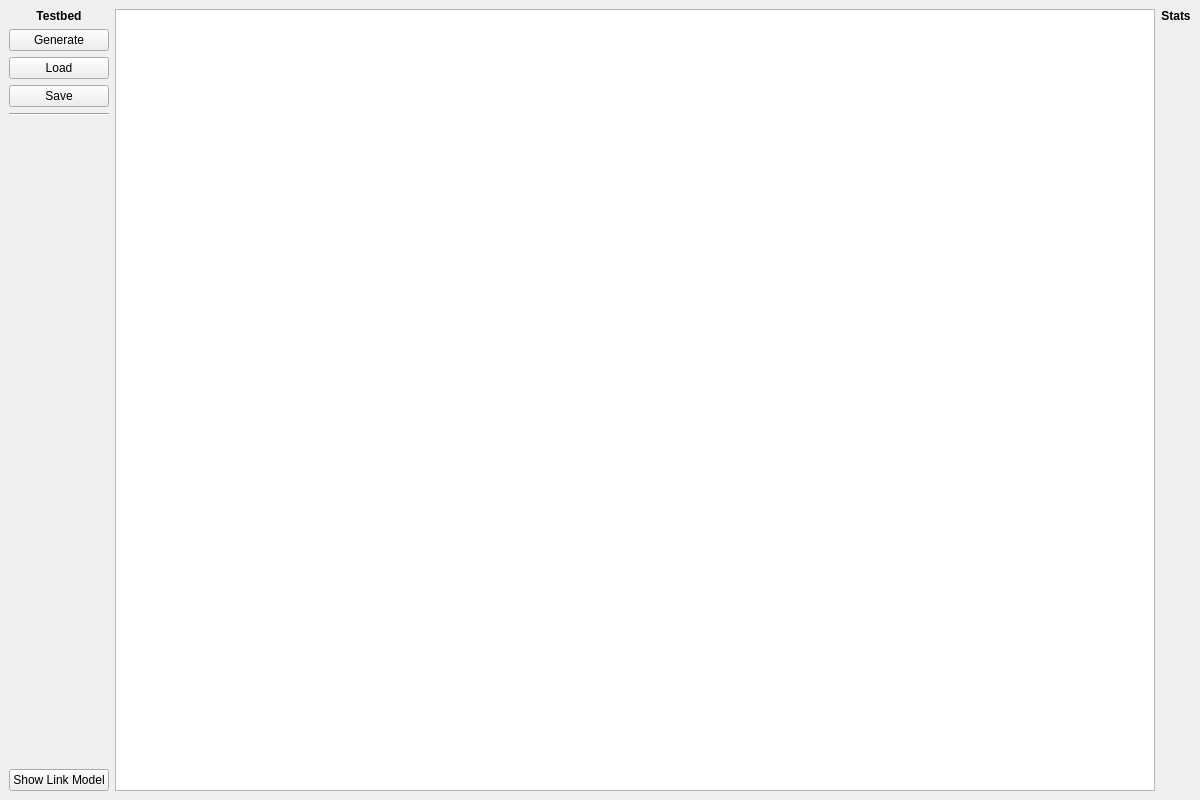
<?xml version="1.0" encoding="UTF-8"?>
<ui version="4.0">
 <class>MainWindow</class>
 <widget class="QMainWindow" name="MainWindow">
  <property name="geometry">
   <rect>
    <x>0</x>
    <y>0</y>
    <width>1200</width>
    <height>800</height>
   </rect>
  </property>
  <property name="windowTitle">
   <string>Testbed Configuration</string>
  </property>
  <widget class="QWidget" name="centralwidget">
   <layout class="QHBoxLayout" name="horizontalLayout">
    <item>
     <layout class="QVBoxLayout" name="leftMenuVLayout">
      <property name="leftMargin">
       <number>0</number>
      </property>
      <item>
       <widget class="QLabel" name="testbedLbl">
        <property name="sizePolicy">
         <sizepolicy hsizetype="Preferred" vsizetype="Preferred">
          <horstretch>0</horstretch>
          <verstretch>0</verstretch>
         </sizepolicy>
        </property>
        <property name="font">
         <font>
          <weight>75</weight>
          <bold>true</bold>
         </font>
        </property>
        <property name="text">
         <string>Testbed</string>
        </property>
        <property name="alignment">
         <set>Qt::AlignCenter</set>
        </property>
       </widget>
      </item>
      <item>
       <widget class="QPushButton" name="testbedGenerateBtn">
        <property name="text">
         <string>Generate</string>
        </property>
       </widget>
      </item>
      <item>
       <widget class="QPushButton" name="testbedLoadBtn">
        <property name="text">
         <string>Load</string>
        </property>
       </widget>
      </item>
      <item>
       <widget class="QPushButton" name="testbedSaveBtn">
        <property name="text">
         <string>Save</string>
        </property>
       </widget>
      </item>
      <item>
       <widget class="Line" name="line">
        <property name="orientation">
         <enum>Qt::Horizontal</enum>
        </property>
       </widget>
      </item>
      <item>
       <spacer name="verticalSpacer">
        <property name="orientation">
         <enum>Qt::Vertical</enum>
        </property>
        <property name="sizeHint" stdset="0">
         <size>
          <width>20</width>
          <height>40</height>
         </size>
        </property>
       </spacer>
      </item>
      <item>
       <widget class="QPushButton" name="linkModelBtn">
        <property name="text">
         <string>Show Link Model</string>
        </property>
       </widget>
      </item>
     </layout>
    </item>
    <item>
     <widget class="MyQGraphicsView" name="graphicsView"/>
    </item>
    <item>
     <layout class="QVBoxLayout" name="verticalLayout_2">
      <property name="leftMargin">
       <number>0</number>
      </property>
      <item>
       <widget class="QLabel" name="label">
        <property name="sizePolicy">
         <sizepolicy hsizetype="Preferred" vsizetype="Fixed">
          <horstretch>0</horstretch>
          <verstretch>0</verstretch>
         </sizepolicy>
        </property>
        <property name="font">
         <font>
          <weight>75</weight>
          <bold>true</bold>
         </font>
        </property>
        <property name="text">
         <string>Stats</string>
        </property>
        <property name="alignment">
         <set>Qt::AlignCenter</set>
        </property>
       </widget>
      </item>
      <item>
       <widget class="QLabel" name="statsLbl">
        <property name="text">
         <string/>
        </property>
       </widget>
      </item>
      <item>
       <widget class="QWidget" name="testbedHistogram" native="true"/>
      </item>
      <item>
       <widget class="QWidget" name="widget_2" native="true"/>
      </item>
     </layout>
    </item>
   </layout>
  </widget>
 </widget>
 <customwidgets>
  <customwidget>
   <class>MyQGraphicsView</class>
   <extends>QGraphicsView</extends>
   <header>MyQGraphicsView</header>
  </customwidget>
 </customwidgets>
 <resources/>
 <connections/>
</ui>
